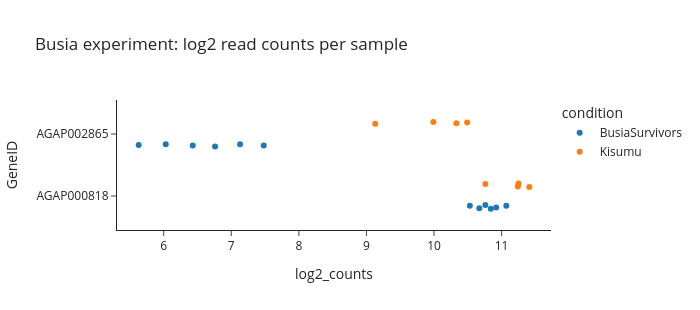

The notebook cell this image was saved under:
### Markdown cell above
If you are using the default genes (CYP6P3 and CYP9K1), you may be surprised. Both are overexpressed in
many West African experiments, and both sit inside selective sweeps in Busia (Day 3), yet neither is
overexpressed in `BusiaSurvivors_v_Kisumu`. CYP6P3 is actually lower in Busia. This is why neither
gene is in the candidate pool.

Why might that be? Look at the counts in the Busia experiment alone.

### Code cell
samples = xpress.sample_metadata(analysis="gamb_colu").query("study == 'ug_nagi'")
counts = xpress.data(data_type="log2counts", analysis="gamb_colu", gene_id=CANDIDATE_GENES)
counts = (
    counts.loc[:, samples["sampleID"]]
    .reset_index()
    .melt(id_vars="GeneID", var_name="sampleID", value_name="log2_counts")
    .merge(samples, on="sampleID")
)
px.strip(
    counts, x="log2_counts", y="GeneID", color="condition",
    template="simple_white", height=150 + 80 * len(CANDIDATE_GENES), width=700,
    title="Busia experiment: log2 read counts per sample",
)

### Figure 1 — Plotly figure (JSON) as saved in the notebook; plotly's stock layout.template omitted (floating-point values rounded to 4 significant figures)
{"data": [{"alignmentgroup": "True", "boxpoints": "all", "fillcolor": "rgba(255,255,255,0)", "hoveron": "points", "hovertemplate": "condition=BusiaSurvivors<br>log2_counts=%{x}<br>GeneID=%{y}<extra></extra>", "legendgroup": "BusiaSurvivors", "line": {"color": "rgba(255,255,255,0)"}, "marker": {"color": "#1F77B4"}, "name": "BusiaSurvivors", "offsetgroup": "BusiaSurvivors", "orientation": "h", "pointpos": 0, "showlegend": true, "type": "box", "x": [10.84, 6.76, 10.92, 7.13, 10.76, 5.63, 10.67, 6.43, 10.53, 6.03, 11.07, 7.48], "x0": " ", "xaxis": "x", "y": ["AGAP000818", "AGAP002865", "AGAP000818", "AGAP002865", "AGAP000818", "AGAP002865", "AGAP000818", "AGAP002865", "AGAP000818", "AGAP002865", "AGAP000818", "AGAP002865"], "y0": " ", "yaxis": "y"}, {"alignmentgroup": "True", "boxpoints": "all", "fillcolor": "rgba(255,255,255,0)", "hoveron": "points", "hovertemplate": "condition=Kisumu<br>log2_counts=%{x}<br>GeneID=%{y}<extra></extra>", "legendgroup": "Kisumu", "line": {"color": "rgba(255,255,255,0)"}, "marker": {"color": "#FF7F0E"}, "name": "Kisumu", "offsetgroup": "Kisumu", "orientation": "h", "pointpos": 0, "showlegend": true, "type": "box", "x": [10.76, 9.13, 11.25, 10.49, 11.24, 9.99, 11.41, 10.33], "x0": " ", "xaxis": "x", "y": ["AGAP000818", "AGAP002865", "AGAP000818", "AGAP002865", "AGAP000818", "AGAP002865", "AGAP000818", "AGAP002865"], "y0": " ", "yaxis": "y"}], "layout": {"boxmode": "group", "height": 310, "legend": {"title": {"text": "condition"}, "tracegroupgap": 0}, "title": {"text": "Busia experiment: log2 read counts per sample"}, "width": 700, "xaxis": {"anchor": "y", "domain": [0.0, 1.0], "title": {"text": "log2_counts"}}, "yaxis": {"anchor": "x", "domain": [0.0, 1.0], "title": {"text": "GeneID"}}}}
